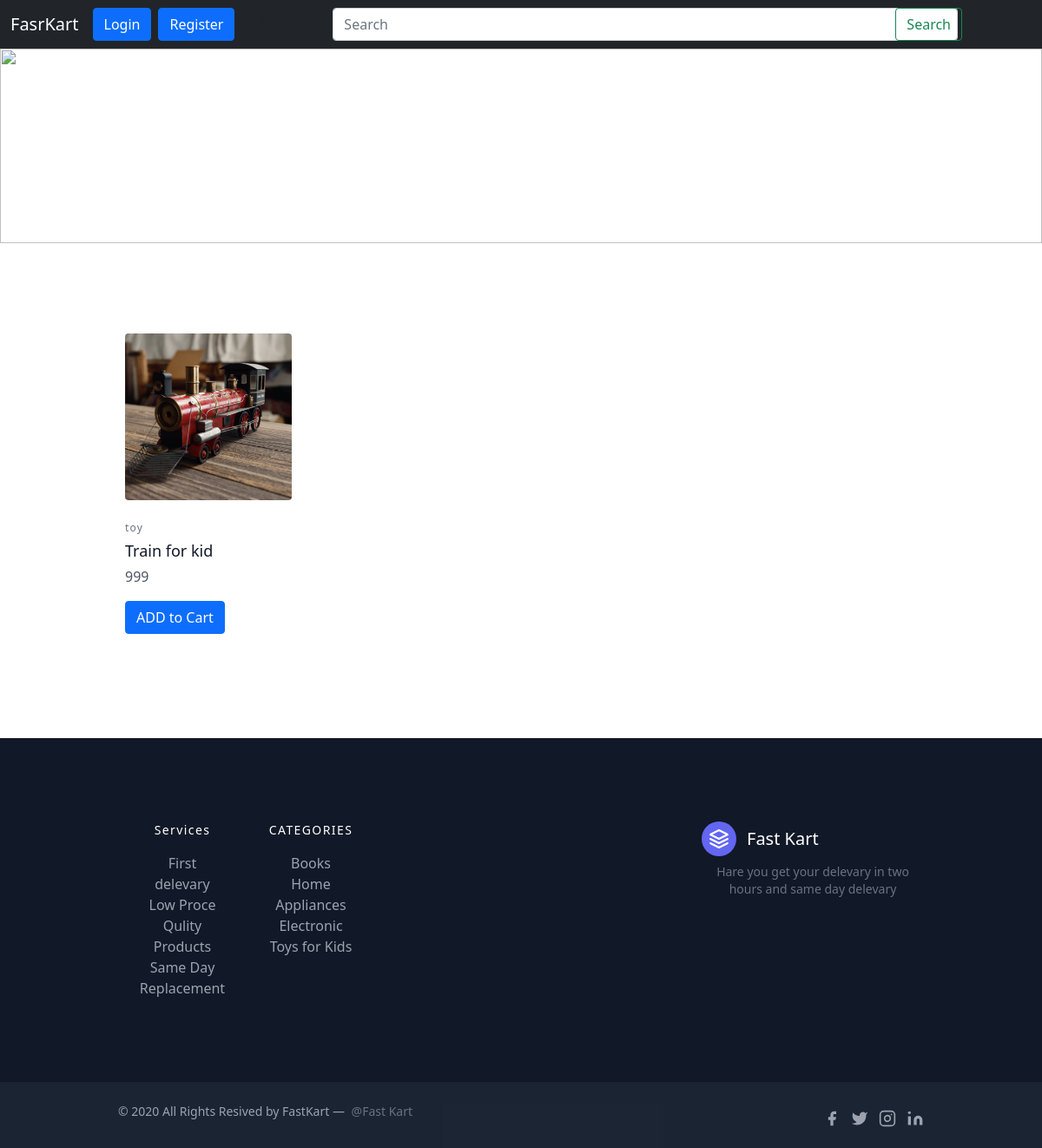
The page /catagory/toy on the database its author committed.
### core/models.py (models this page shows, shortened)
class Product(models.Model):
    product_id = models.AutoField
    product_name = models.CharField(max_length=30)
    category = models.CharField(max_length=50, default="")
    subcategory = models.CharField(max_length=50, default="")
    price = models.IntegerField(default='0')
    desc = models.CharField(max_length=300)
    pub_date = models.DateField()
    images = models.ImageField(upload_to="core/images", default="")

### core/views.py (the view)
# urls.py: path('catagory/<str:cataNmae>', views.catagory, name="catagory"),
def catagory(request, cataNmae):
    AllProds = Product.objects.filter(category=cataNmae)
    params = {"AllProd": AllProds}
    return render(request, 'core/catagory.html', params)

### templates/core/catagory.html (shortened to what this page needs)
{% extends 'core/base.html' %}
{% load static %}
{% block body %}
<body>
    <div id="carouselExampleIndicators" class="carousel slide" data-bs-ride="carousel">
        <div class="carousel-indicators">
            <button type="button" data-bs-target="#carouselExampleIndicators" data-bs-slide-to="0" class="active"
                aria-current="true" aria-label="Slide 1"></button>
            <button type="button" data-bs-target="#carouselExampleIndicators" data-bs-slide-to="1"
                aria-label="Slide 2"></button>
            <button type="button" data-bs-target="#carouselExampleIndicators" data-bs-slide-to="2"
                aria-label="Slide 3"></button>
        </div>
        <div class="carousel-inner">
            <div class="carousel-item active">
                <a href="#"><img src="{% static 'images/1.jpg' %}" class="d-block w-100"></a>
            </div>
        </div>
        <button class="carousel-control-prev" type="button" data-bs-target="#carouselExampleIndicators"
            data-bs-slide="prev">
            <span class="carousel-control-prev-icon" aria-hidden="true"></span>
        </button>
        <button class="carousel-control-next" type="button" data-bs-target="#carouselExampleIndicators"
            data-bs-slide="next">
            <span class="carousel-control-next-icon" aria-hidden="true"></span>
        </button>
    </div>
    <section class="text-gray-600 body-font">
        <div class="container px-5 py-24 mx-auto">
            <div class="flex flex-wrap -m-4">
                {% for products in AllProd %}
                <div class="lg:w-1/4 md:w-1/2 p-4 w-full">
                    <a class="block relative h-48 rounded overflow-hidden">
                        <img alt="ecommerce" class="object-cover object-center w-full h-full block"
                            src="/media/{{products.images}}">
                    </a>
                    <div class="mt-4">
                        <h3 class="text-gray-500 text-xs tracking-widest title-font mb-1">{{products.category}}</h3>
                        <h2 class="text-gray-900 title-font text-lg font-medium">{{products.product_name}}</h2>
                        <p class="mt-1">{{products.price}}</p>
                    </div>
                    <a href="/product/{{products.id}}"><button class="btn btn-primary my-3">ADD to Cart</button></a>
                </div>
                {% endfor %}
            </div>
        </div>
    </section>
{% endblock body %}

### static/css/home.css (style rules this page uses)
* { margin: 0; padding: 0; box-sizing: border-box; }
.w-100 { width: 100%!important; height: 14rem; }

### rows shown on the page
Product: images (picture), category "toy", product_name "Train for kid", price "999"
